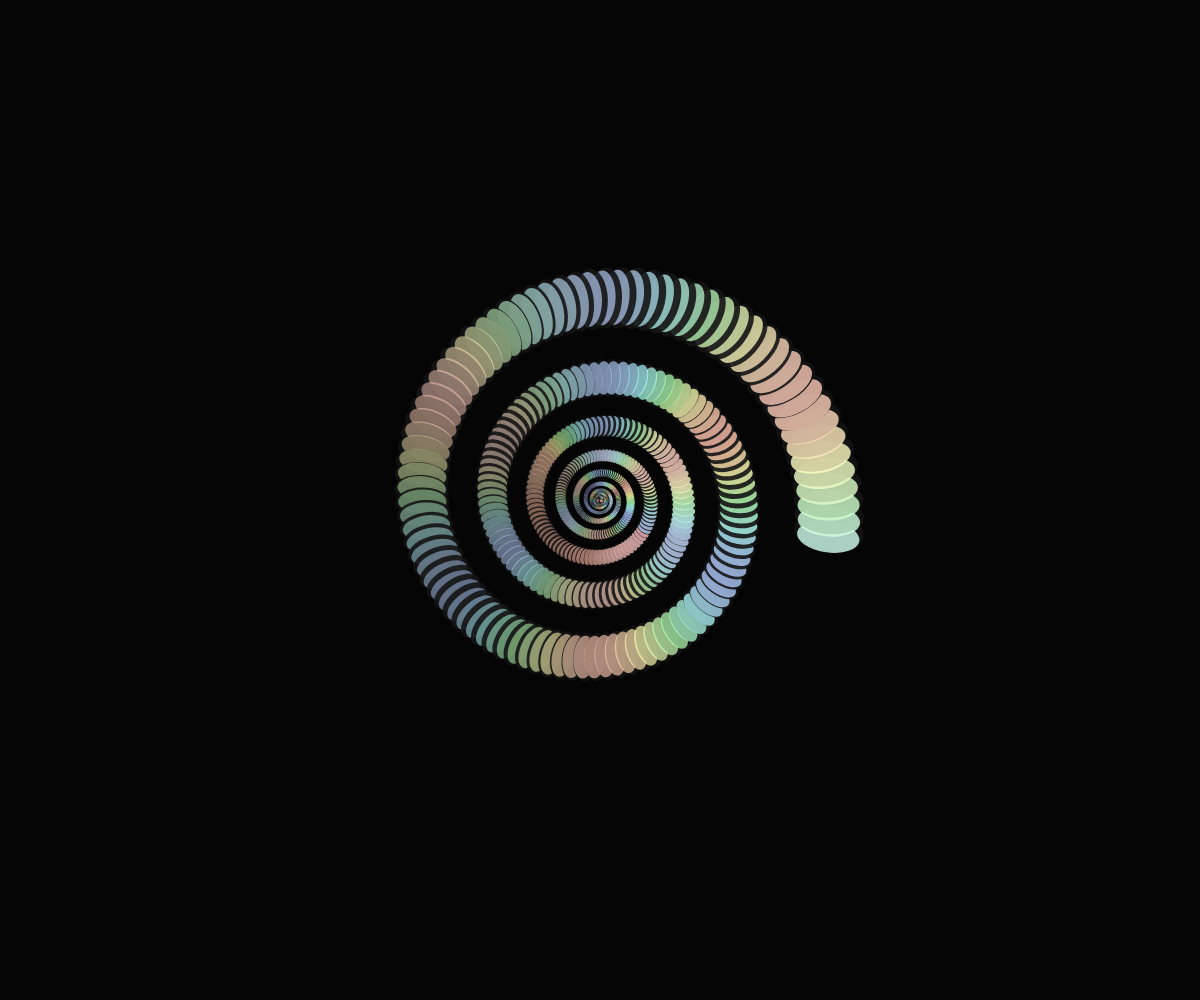
Frame 1 (no input)
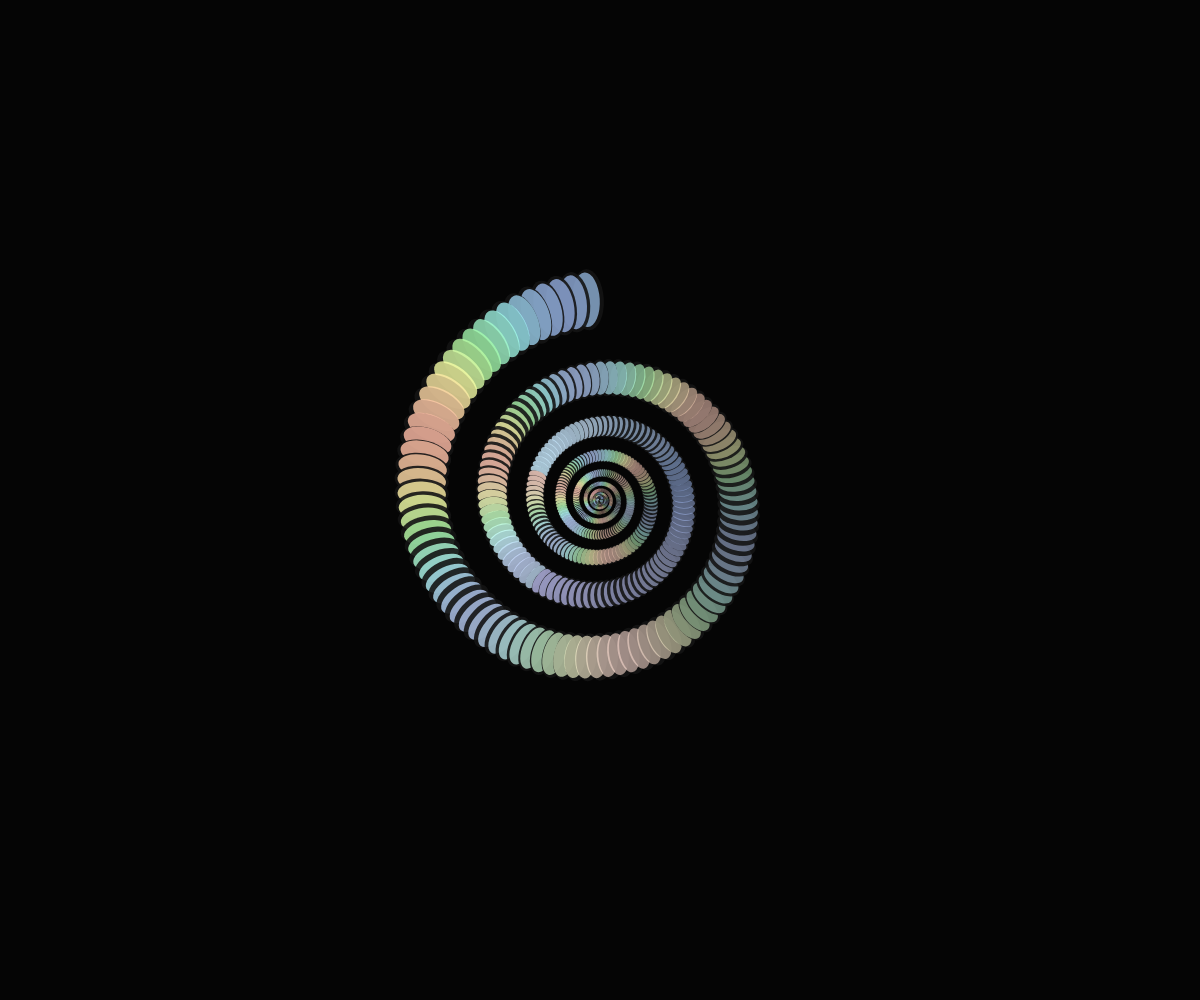
Frame 60 (no input)
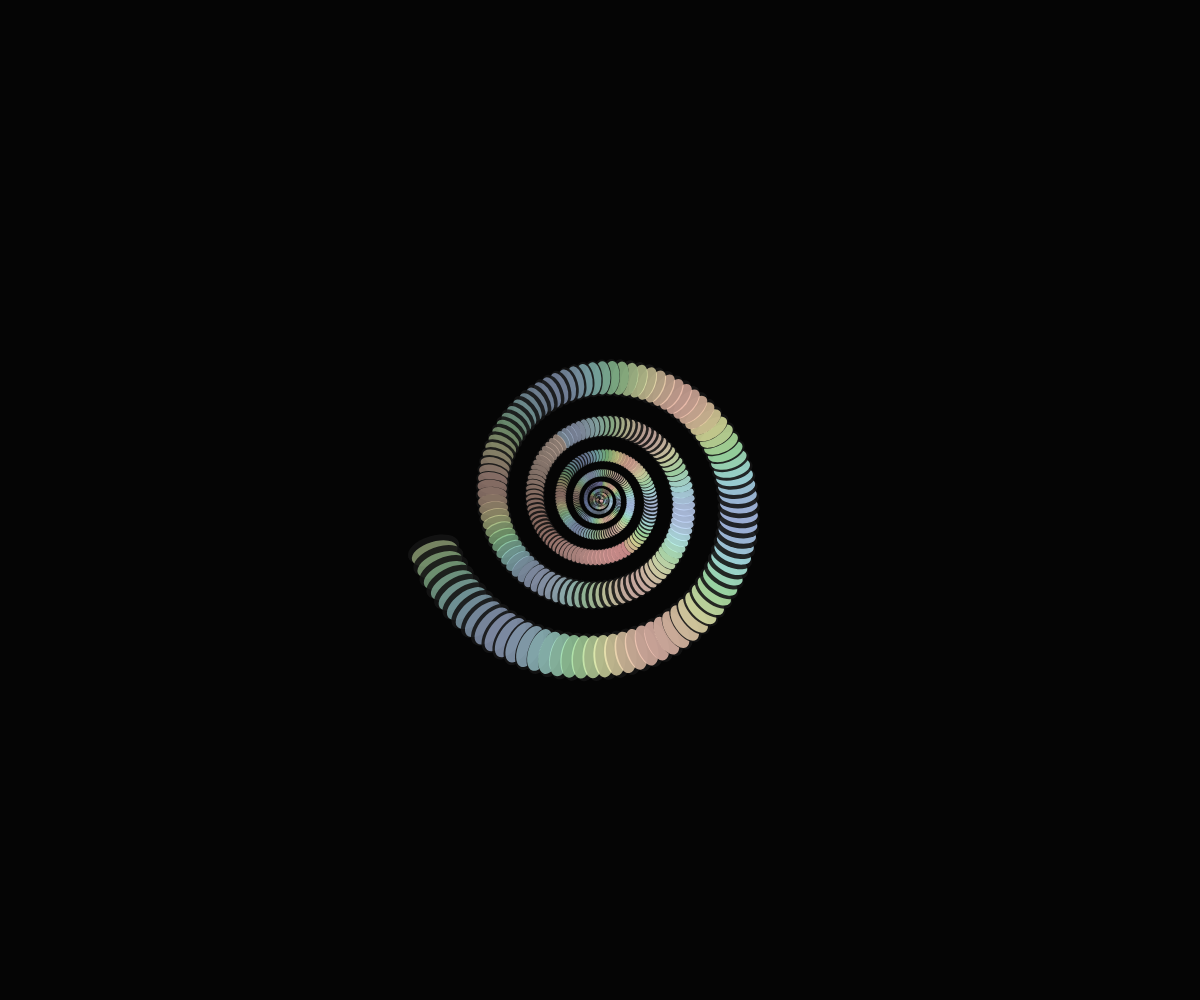
Frame 120 (the mouse pressed at the canvas centre since frame 60)

The p5.js sketch that drew these frames (run headless with seeded random() and noise() and a simulated clock; from frame 60 on, the mouse is pressed at the canvas centre):

// p5.js sketch
// ── sketch.js
/*
  ==============================================================
  Espiral Infinito de Escamas Negras con Brillo de Salmón para p5.js
  ==============================================================
  
  Explicación técnica:
  1. Espiral Infinito: Se utiliza una espiral logarítmica (fórmula: r = a * e^(b*theta)).
     Para hacerlo "infinito", desplazamos continuamente la fase 'theta' con el tiempo,
     lo que da una sensación de zoom o movimiento continuo hacia el centro.
  2. Escamas Notorias: Se dibujan formas de elipse/gota superpuestas a lo largo
     de la espiral, rotadas para seguir la tangente de la curva.
  3. Brillo de Salmón: Se utiliza el modo de color HSB para controlar fácilmente:
     - Tono (Hue): Alternando entre rosas bajos (0-20) y azules plateados (200-230).
     - Saturación: Baja (10-40) para dar sensación metálica o nacarada.
     - Brillo: Alto (90-100) para el glint (destello).
     Se superpone una elipse base negra y una elipse de brillo ligeramente desplazada.
*/

let baseRadius = 1.5;    // Factor 'a' (tamaño base) de la espiral logarítmica
let growthRate = 0.08;   // Factor 'b' (crecimiento) de la espiral
let thetaStep = 0.07;    // Distancia angular entre escamas
let totalPoints = 900;   // Máximo de escamas (ajustar según rendimiento)

function setup() {
  createCanvas(windowWidth, windowHeight);
  // HSB es crucial para controlar el "brillo nacarado" de forma intuitiva
  // Parámetros: Hue (360), Saturation (100), Brightness (100), Alpha (100)
  colorMode(HSB, 360, 100, 100, 100);
  noStroke();
}

function draw() {
  // Fondo casi negro para que resalten las escamas negras y su brillo
  background(0, 0, 2); 

  // Centrar la composición
  translate(width / 2, height / 2);

  // 'timeOffset' crea el movimiento infinito. Aumentar para mayor velocidad.
  let timeOffset = frameCount * 0.03;

  // Dibujamos de afuera hacia adentro (i mayor a i menor) para que las escamas
  // centrales se superpongan correctamente sobre las exteriores en el zoom in.
  for (let i = totalPoints; i > 0; i--) {
    // Calculamos Theta para esta escama, desplazado por el tiempo
    let theta = i * thetaStep - timeOffset;
    
    // Si theta es negativo, la escama aún no ha "nacido" en el centro
    if (theta < 0) continue; 

    // Fórmula de Espiral Logarítmica: r = a * e^(b * theta)
    let r = baseRadius * exp(growthRate * theta);

    // Optimizaciones de visualización:
    // 1. Culiar si está muy lejos de la pantalla (evita cálculos innecesarios)
    if (r > width * 1.6) continue; 
    // 2. Culiar si es demasiado pequeño en el centro
    if (r < 0.1) continue; 

    // Convertir coordenadas polares (r, theta) a cartesianas (x, y)
    let x = r * cos(theta);
    let y = r * sin(theta);

    // --- LÓGICA DE ESCAMAS NOTORIAS (Notorious Scales) ---
    // El tamaño base debe ser proporcional al radio 'r' para mantener la perspectiva
    let scaleBaseSize = r * 0.16; // Factor para hacerlas "notorias"
    // Limitamos los tamaños para que no sean ridículos
    scaleBaseSize = constrain(scaleBaseSize, 2, 75);

    push();
    translate(x, y);
    // Rotamos la escama para que siga la tangente de la espiral
    // Para una espiral logarítmica, la tangente suele estar a un ángulo constante
    // de la radial. theta + PI/2 o simplemente theta funcionan visualmente.
    rotate(theta + PI / 2); 

    // A) Base de la Escama (Negro Profundo Notorio)
    // Usamos una transparencia baja (90) para que la superposición cree profundidad.
    fill(0, 0, 8, 90); 
    // Dibujamos la forma base (una elipse alargada tipo gota)
    // El ancho es scaleBaseSize, el alto es 1.9 veces el ancho
    ellipse(0, 0, scaleBaseSize, scaleBaseSize * 1.9);

    // --- LÓGICA DE BRILLO DE SALMÓN (Salmon Iridescence) ---
    // El brillo tiene tonos rosados, plateados y azulados.
    
    // 1. Tono (Hue) Cíclico: Mapeamos theta y tiempo a un hue.
    // Hues de salmón aceptables: ~0-25 (Rosas) y ~200-240 (Azules Platas)
    let hueVal = (theta * 8 + frameCount * 3) % 360;
    
    let salmonHue;
    if (hueVal < 25) {
      salmonHue = hueVal; // Rango Rosa
    } else if (hueVal > 200 && hueVal < 240) {
      salmonHue = hueVal; // Rango Azul Plata
    } else {
      // Si cae fuera de esos rangos, usamos una función para forzar tonos aceptables
      // Mezcla rápida entre rosa (15) y azul plata (220)
      salmonHue = map(sin(theta * 3 + frameCount * 0.01), -1, 1, 15, 220); 
    }

    // 2. Saturación Baja (Efecto Plata/Nacarado)
    // Una saturación baja (10-40) desvanece el color hacia el blanco/plata.
    // Usamos noise para una variación orgánica del brillo.
    let sheenSat = map(noise(theta * 0.5, frameCount * 0.02), 0, 1, 10, 45); 

    // 3. Brillo Alto (Destello)
    let sheenBright = 100; // Máximo brillo para el glint

    // B) El Glint (Brillo) - Forma superpuesta desplazada
    // El brillo nacarado no está en el centro; está en los bordes elevados.
    // Desplazamos la elipse del brillo ligeramente en el eje local X (el ancho).
    let offsetAmount = scaleBaseSize * 0.15;
    // Oscilación rápida del desplazamiento para simular reflejo en movimiento
    let shineX = map(cos(theta * 2.5 + frameCount * 0.1), -1, 1, -offsetAmount, offsetAmount);
    
    // 4. Transparencia del Brillo (Sutil pero presente)
    let alphaGlint = map(cos(theta + frameCount * 0.05), -1, 1, 45, 80);

    fill(salmonHue, sheenSat, sheenBright, alphaGlint);
    // Dibujamos el brillo más pequeño y desplazado
    // La forma es ligeramente más estrecha que la base (0.85)
    ellipse(shineX, 0, scaleBaseSize * 0.85, scaleBaseSize * 1.7);

    pop();
  }
}

// Asegurar que el canvas responda al cambio de tamaño de ventana
function windowResized() {
  resizeCanvas(windowWidth, windowHeight);
}
                                                                                     
